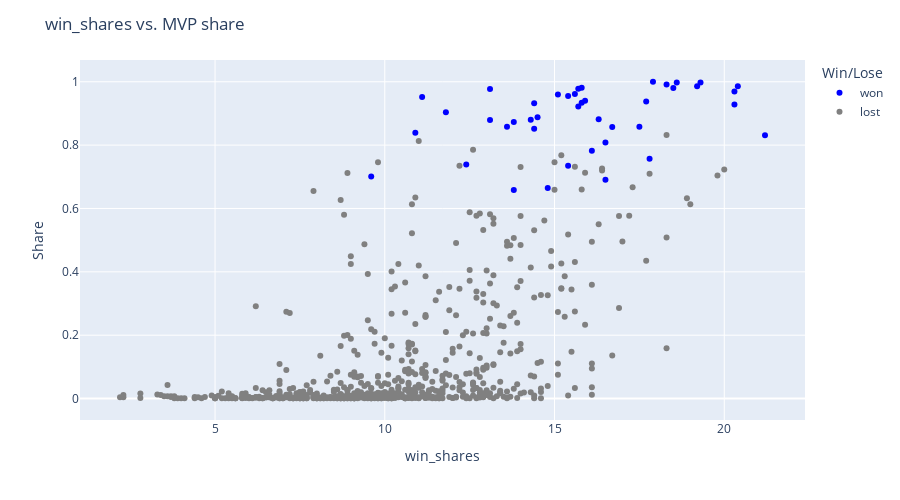
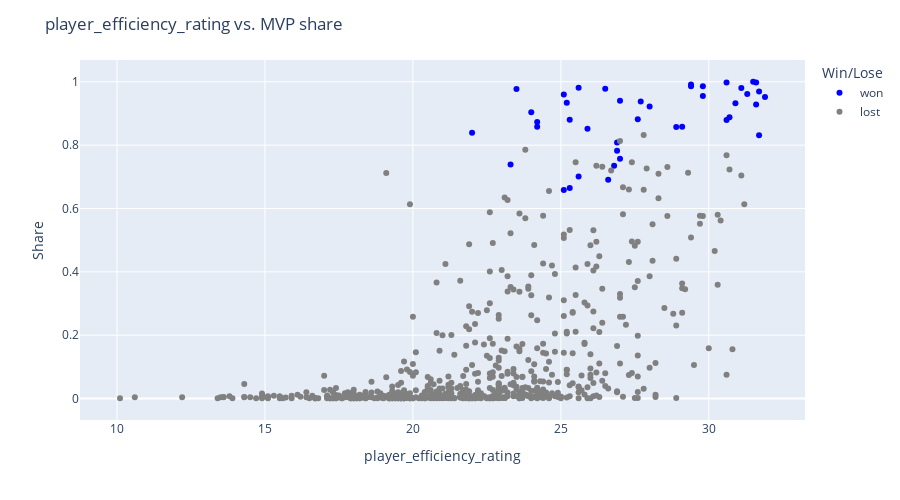
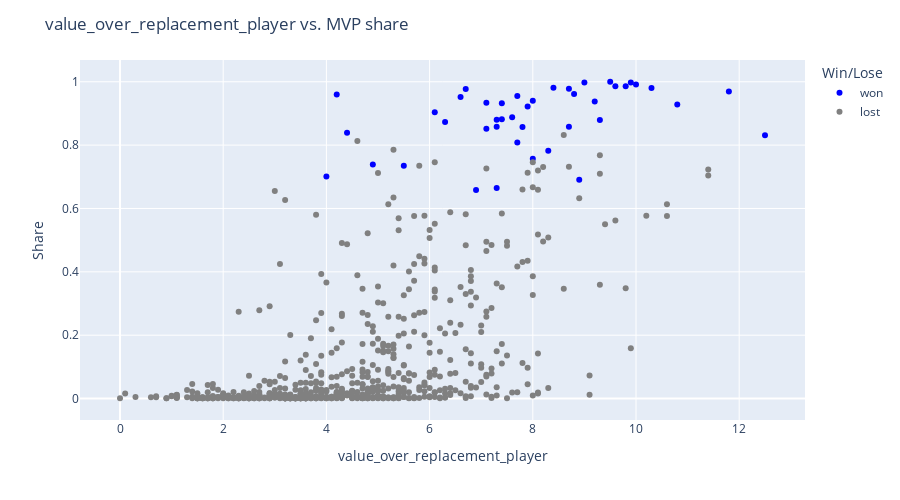
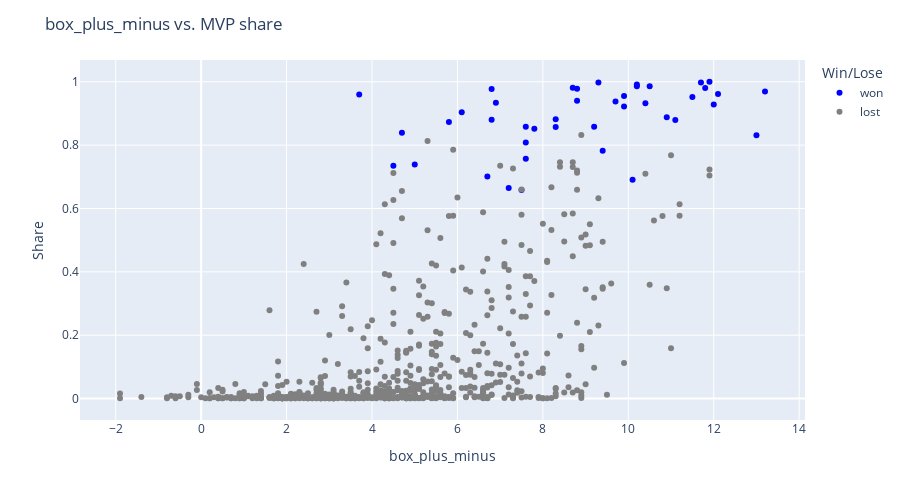

Notebook code for these charts, in order:
### Code cell
# Important features 
features = ['win_shares', 
            'player_efficiency_rating',
            'value_over_replacement_player',
            'box_plus_minus',
            'offensive_box_plus_minus',
            'usage_percentage',
            'seed',
            'W',
            'W/L%',
            'PTS']

master_table_rank = add_win_lose_col(df=master_table)

for feature in features:
    show_feature_vs_share(feature=feature, df=master_table_rank)

### Figure 1 — Plotly figure (JSON) as saved in the notebook; plotly's stock layout.template omitted (floating-point values rounded to 4 significant figures; data arrays with more than 128 entries replaced by an {"elided": "..."} marker saying what was removed)
{"data": [{"customdata": {"elided": "42x6 mixed values"}, "hovertemplate": "win_shares=%{x}<br>Share=%{y}<br>Player=%{customdata[1]}<br>year=%{customdata[2]}<br>seed=%{customdata[3]}<br>W/L%=%{customdata[4]}<br>W=%{customdata[5]}<extra></extra>", "legendgroup": "won", "marker": {"color": "blue", "symbol": "circle"}, "mode": "markers", "name": "won", "orientation": "v", "showlegend": true, "type": "scatter", "x": [14.8, 13.8, 15.4, 15.1, 13.6, 15.7, 15.8, 15.9, 21.2, 16.1, 16.5, 20.3, 17.7, 14.4, 14.3, 17.5, 20.4, 16.7, 15.8, 9.6, 18.6, 11.8, 17.8, 16.5, 18.3, 10.9, 12.4, 16.3, 13.8, 20.3, 18.5, 13.1, 14.5, 19.3, 19.2, 15.7, 17.9, 13.1, 15.4, 14.4, 11.1, 15.6], "xaxis": "x", "y": [0.665, 0.658, 0.735, 0.96, 0.858, 0.978, 0.981, 0.94, 0.831, 0.782, 0.691, 0.928, 0.938, 0.852, 0.88, 0.858, 0.986, 0.857, 0.934, 0.701, 0.998, 0.904, 0.757, 0.808, 0.991, 0.839, 0.739, 0.882, 0.873, 0.969, 0.98, 0.977, 0.888, 0.998, 0.986, 0.922, 1, 0.879, 0.955, 0.932, 0.952, 0.961], "yaxis": "y"}, {"customdata": {"elided": "637x6 mixed values"}, "hovertemplate": "win_shares=%{x}<br>Share=%{y}<br>Player=%{customdata[1]}<br>year=%{customdata[2]}<br>seed=%{customdata[3]}<br>W/L%=%{customdata[4]}<br>W=%{customdata[5]}<extra></extra>", "legendgroup": "lost", "marker": {"color": "gray", "symbol": "circle"}, "mode": "markers", "name": "lost", "orientation": "v", "showlegend": true, "type": "scatter", "x": {"elided": "637 float values"}, "xaxis": "x", "y": {"elided": "637 float values"}, "yaxis": "y"}], "layout": {"height": 500, "legend": {"title": {"text": "Win/Lose"}, "tracegroupgap": 0}, "margin": {"t": 60}, "title": {"text": "win_shares vs. MVP share"}, "xaxis": {"anchor": "y", "domain": [0, 1], "title": {"text": "win_shares"}}, "yaxis": {"anchor": "x", "domain": [0, 1], "title": {"text": "Share"}}}}

### Figure 2 — Plotly figure (JSON) as saved in the notebook; plotly's stock layout.template omitted (floating-point values rounded to 4 significant figures; data arrays with more than 128 entries replaced by an {"elided": "..."} marker saying what was removed)
{"data": [{"customdata": {"elided": "42x6 mixed values"}, "hovertemplate": "player_efficiency_rating=%{x}<br>Share=%{y}<br>Player=%{customdata[1]}<br>year=%{customdata[2]}<br>seed=%{customdata[3]}<br>W/L%=%{customdata[4]}<br>W=%{customdata[5]}<extra></extra>", "legendgroup": "won", "marker": {"color": "blue", "symbol": "circle"}, "mode": "markers", "name": "won", "orientation": "v", "showlegend": true, "type": "scatter", "x": [25.3, 25.1, 26.8, 25.1, 24.2, 26.5, 25.6, 27, 31.7, 26.9, 26.6, 31.6, 27.7, 25.9, 25.3, 29.1, 29.4, 28.9, 25.2, 25.6, 30.6, 24, 27, 26.9, 29.4, 22, 23.3, 27.6, 24.2, 31.7, 31.1, 23.5, 30.7, 31.6, 29.8, 28, 31.5, 30.6, 29.8, 30.9, 31.9, 31.3], "xaxis": "x", "y": [0.665, 0.658, 0.735, 0.96, 0.858, 0.978, 0.981, 0.94, 0.831, 0.782, 0.691, 0.928, 0.938, 0.852, 0.88, 0.858, 0.986, 0.857, 0.934, 0.701, 0.998, 0.904, 0.757, 0.808, 0.991, 0.839, 0.739, 0.882, 0.873, 0.969, 0.98, 0.977, 0.888, 0.998, 0.986, 0.922, 1, 0.879, 0.955, 0.932, 0.952, 0.961], "yaxis": "y"}, {"customdata": {"elided": "637x6 mixed values"}, "hovertemplate": "player_efficiency_rating=%{x}<br>Share=%{y}<br>Player=%{customdata[1]}<br>year=%{customdata[2]}<br>seed=%{customdata[3]}<br>W/L%=%{customdata[4]}<br>W=%{customdata[5]}<extra></extra>", "legendgroup": "lost", "marker": {"color": "gray", "symbol": "circle"}, "mode": "markers", "name": "lost", "orientation": "v", "showlegend": true, "type": "scatter", "x": {"elided": "637 float values"}, "xaxis": "x", "y": {"elided": "637 float values"}, "yaxis": "y"}], "layout": {"height": 500, "legend": {"title": {"text": "Win/Lose"}, "tracegroupgap": 0}, "margin": {"t": 60}, "title": {"text": "player_efficiency_rating vs. MVP share"}, "xaxis": {"anchor": "y", "domain": [0, 1], "title": {"text": "player_efficiency_rating"}}, "yaxis": {"anchor": "x", "domain": [0, 1], "title": {"text": "Share"}}}}

### Figure 3 — Plotly figure (JSON) as saved in the notebook; plotly's stock layout.template omitted (floating-point values rounded to 4 significant figures; data arrays with more than 128 entries replaced by an {"elided": "..."} marker saying what was removed)
{"data": [{"customdata": {"elided": "42x6 mixed values"}, "hovertemplate": "value_over_replacement_player=%{x}<br>Share=%{y}<br>Player=%{customdata[1]}<br>year=%{customdata[2]}<br>seed=%{customdata[3]}<br>W/L%=%{customdata[4]}<br>W=%{customdata[5]}<extra></extra>", "legendgroup": "won", "marker": {"color": "blue", "symbol": "circle"}, "mode": "markers", "name": "won", "orientation": "v", "showlegend": true, "type": "scatter", "x": [7.3, 6.9, 5.5, 4.2, 7.3, 8.7, 8.4, 8, 12.5, 8.3, 8.9, 10.8, 9.2, 7.1, 7.3, 8.7, 9.8, 7.8, 7.1, 4, 9, 6.1, 8, 7.7, 10, 4.4, 4.9, 7.4, 6.3, 11.8, 10.3, 6.7, 7.6, 9.9, 9.6, 7.9, 9.5, 9.3, 7.7, 7.4, 6.6, 8.8], "xaxis": "x", "y": [0.665, 0.658, 0.735, 0.96, 0.858, 0.978, 0.981, 0.94, 0.831, 0.782, 0.691, 0.928, 0.938, 0.852, 0.88, 0.858, 0.986, 0.857, 0.934, 0.701, 0.998, 0.904, 0.757, 0.808, 0.991, 0.839, 0.739, 0.882, 0.873, 0.969, 0.98, 0.977, 0.888, 0.998, 0.986, 0.922, 1, 0.879, 0.955, 0.932, 0.952, 0.961], "yaxis": "y"}, {"customdata": {"elided": "637x6 mixed values"}, "hovertemplate": "value_over_replacement_player=%{x}<br>Share=%{y}<br>Player=%{customdata[1]}<br>year=%{customdata[2]}<br>seed=%{customdata[3]}<br>W/L%=%{customdata[4]}<br>W=%{customdata[5]}<extra></extra>", "legendgroup": "lost", "marker": {"color": "gray", "symbol": "circle"}, "mode": "markers", "name": "lost", "orientation": "v", "showlegend": true, "type": "scatter", "x": {"elided": "637 float values"}, "xaxis": "x", "y": {"elided": "637 float values"}, "yaxis": "y"}], "layout": {"height": 500, "legend": {"title": {"text": "Win/Lose"}, "tracegroupgap": 0}, "margin": {"t": 60}, "title": {"text": "value_over_replacement_player vs. MVP share"}, "xaxis": {"anchor": "y", "domain": [0, 1], "title": {"text": "value_over_replacement_player"}}, "yaxis": {"anchor": "x", "domain": [0, 1], "title": {"text": "Share"}}}}

### Figure 4 — Plotly figure (JSON) as saved in the notebook; plotly's stock layout.template omitted (floating-point values rounded to 4 significant figures; data arrays with more than 128 entries replaced by an {"elided": "..."} marker saying what was removed)
{"data": [{"customdata": {"elided": "42x6 mixed values"}, "hovertemplate": "box_plus_minus=%{x}<br>Share=%{y}<br>Player=%{customdata[1]}<br>year=%{customdata[2]}<br>seed=%{customdata[3]}<br>W/L%=%{customdata[4]}<br>W=%{customdata[5]}<extra></extra>", "legendgroup": "won", "marker": {"color": "blue", "symbol": "circle"}, "mode": "markers", "name": "won", "orientation": "v", "showlegend": true, "type": "scatter", "x": [7.2, 7.5, 4.5, 3.7, 7.6, 8.8, 8.7, 8.8, 13, 9.4, 10.1, 12, 9.7, 7.8, 6.8, 9.2, 10.5, 8.3, 6.9, 6.7, 9.3, 6.1, 7.6, 7.6, 10.2, 4.7, 5, 8.3, 5.8, 13.2, 11.8, 6.8, 10.9, 11.7, 10.2, 9.9, 11.9, 11.1, 9.9, 10.4, 11.5, 12.1], "xaxis": "x", "y": [0.665, 0.658, 0.735, 0.96, 0.858, 0.978, 0.981, 0.94, 0.831, 0.782, 0.691, 0.928, 0.938, 0.852, 0.88, 0.858, 0.986, 0.857, 0.934, 0.701, 0.998, 0.904, 0.757, 0.808, 0.991, 0.839, 0.739, 0.882, 0.873, 0.969, 0.98, 0.977, 0.888, 0.998, 0.986, 0.922, 1, 0.879, 0.955, 0.932, 0.952, 0.961], "yaxis": "y"}, {"customdata": {"elided": "637x6 mixed values"}, "hovertemplate": "box_plus_minus=%{x}<br>Share=%{y}<br>Player=%{customdata[1]}<br>year=%{customdata[2]}<br>seed=%{customdata[3]}<br>W/L%=%{customdata[4]}<br>W=%{customdata[5]}<extra></extra>", "legendgroup": "lost", "marker": {"color": "gray", "symbol": "circle"}, "mode": "markers", "name": "lost", "orientation": "v", "showlegend": true, "type": "scatter", "x": {"elided": "637 float values"}, "xaxis": "x", "y": {"elided": "637 float values"}, "yaxis": "y"}], "layout": {"height": 500, "legend": {"title": {"text": "Win/Lose"}, "tracegroupgap": 0}, "margin": {"t": 60}, "title": {"text": "box_plus_minus vs. MVP share"}, "xaxis": {"anchor": "y", "domain": [0, 1], "title": {"text": "box_plus_minus"}}, "yaxis": {"anchor": "x", "domain": [0, 1], "title": {"text": "Share"}}}}
